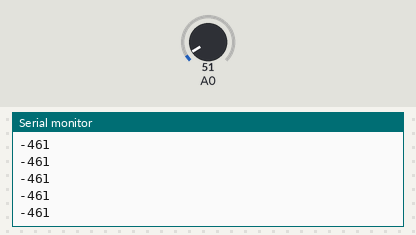
Simulated run of this sketch. Board: Arduino Uno, built with avr-gcc and run on an emulated ATmega328P. Parts: the last lines printed to the serial monitor. The inputs (shaded band) are chosen by the test bench; at power-on: A0 = 51.

Above: at 1.2 s.
1.3 s: A0 set to 61
At 2.0 s:
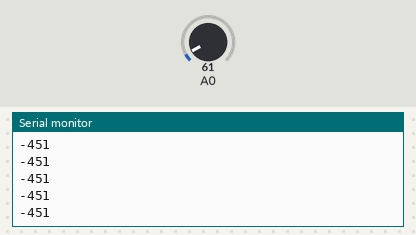
2.8 s: A0 set to 71
At 3.3 s:
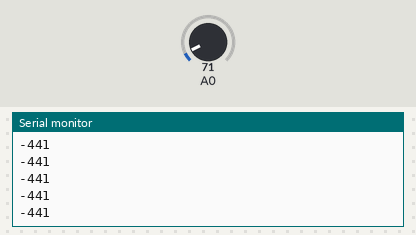
Timing chart, 0 to 5.8 s (numbered marks = the images above; inputs shaded):
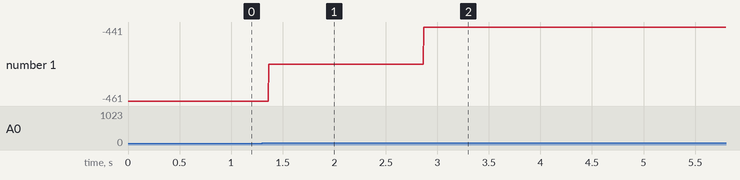

Measured:
- after the input at 1.3 s, the serial monitor: prints a new line after 0.07 s (image 1)
- after the input at 2.8 s, the serial monitor: prints a new line after 0.07 s (image 2)
- plotted number 1: -461 → -451 after the input at 1.3 s, -451 → -441 after the input at 2.8 s

The sketch:

PressureSensorMPX2102.ino
```cpp
/*
  MPX2102 reading

  Reads an analog input on pin 0, scales it a bit,
  prints the result to the Serial Monitor.

  Circuit:
  * MPX2102 attached to an LM358 op amp attached to pin A0.
  * See circuit drawing for details

  created 15 Jan 2019
  by Tom Igoe
*/

void setup() {
  // initialize serial communication:
  Serial.begin(9600);
}

void loop() {
  // read the input, subrtact half the range:
  int sensorValue = analogRead(A0) - 512;
  Serial.println(sensorValue);
  delay(1);
}
```
